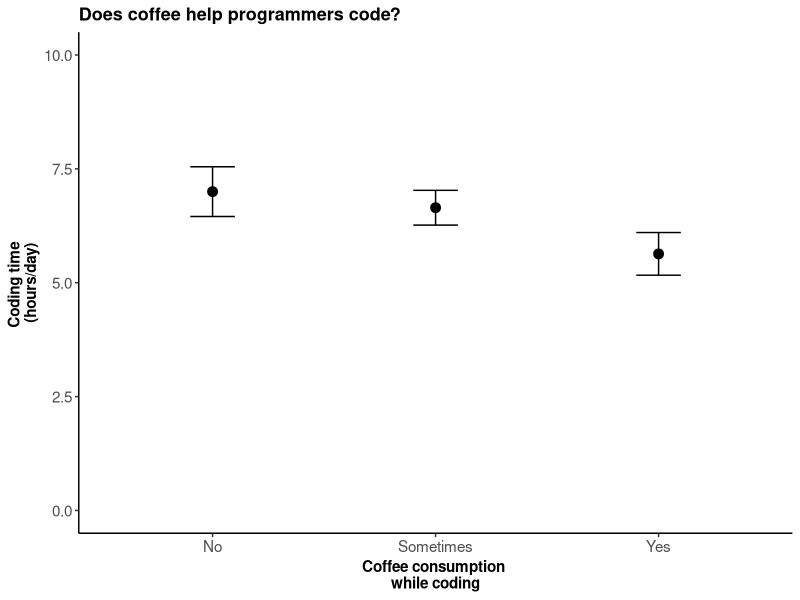
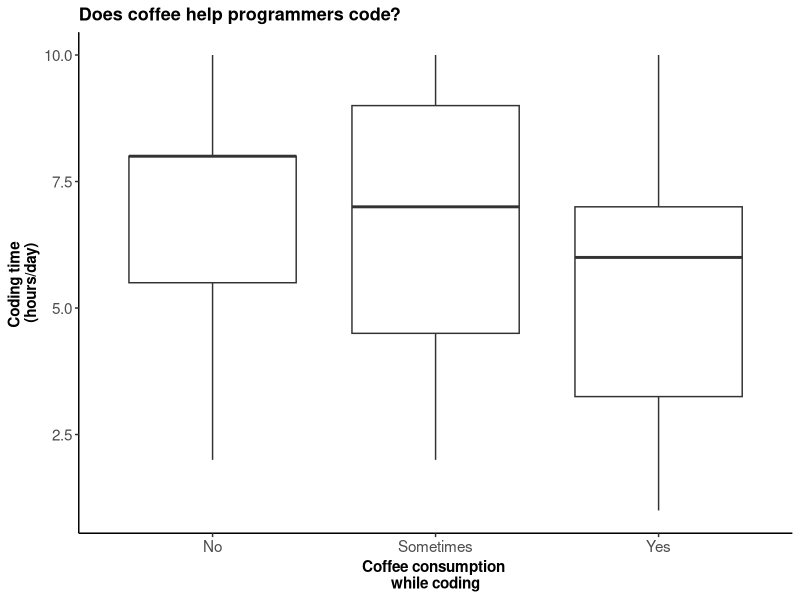
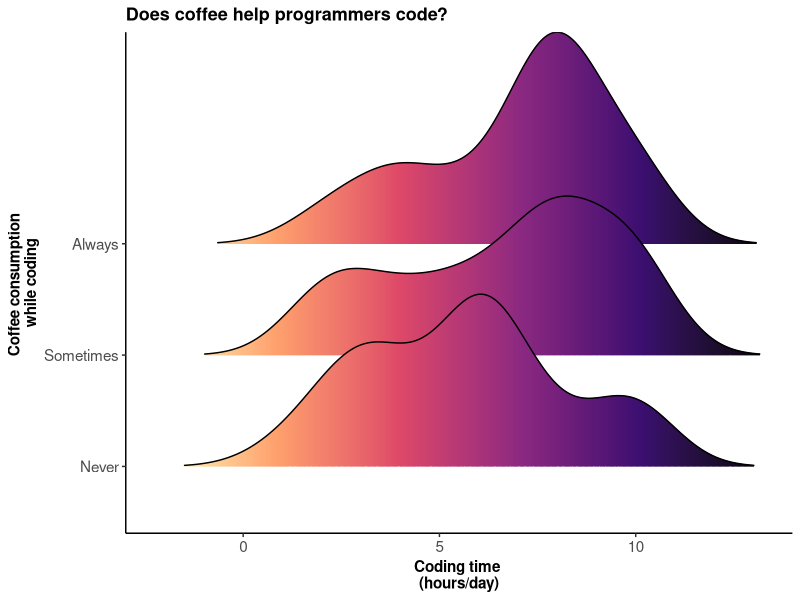
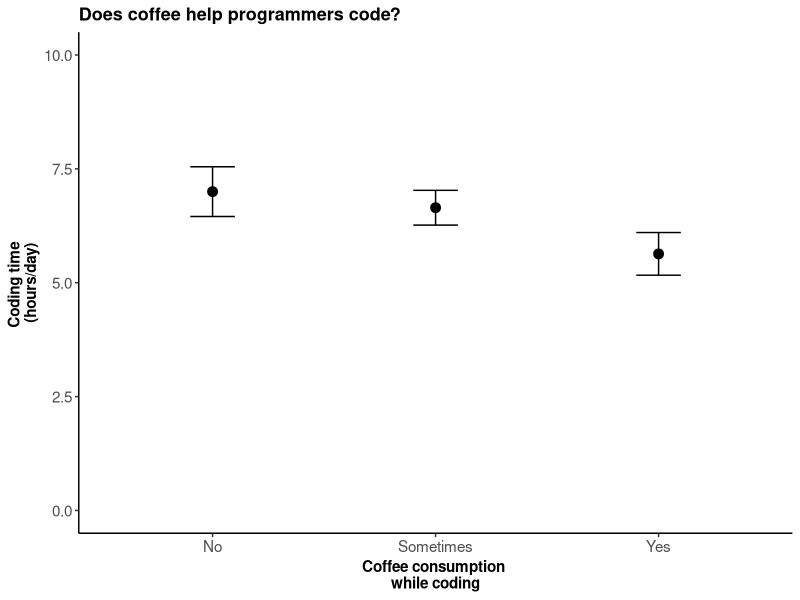
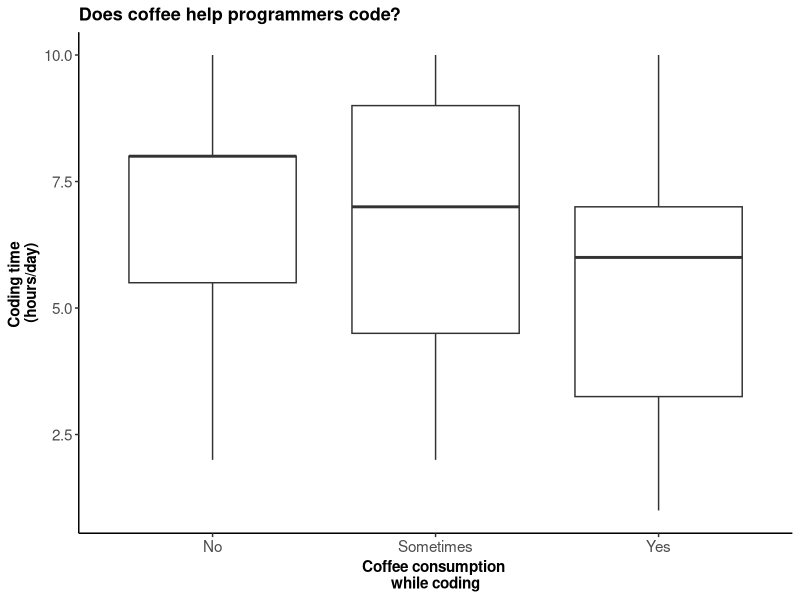
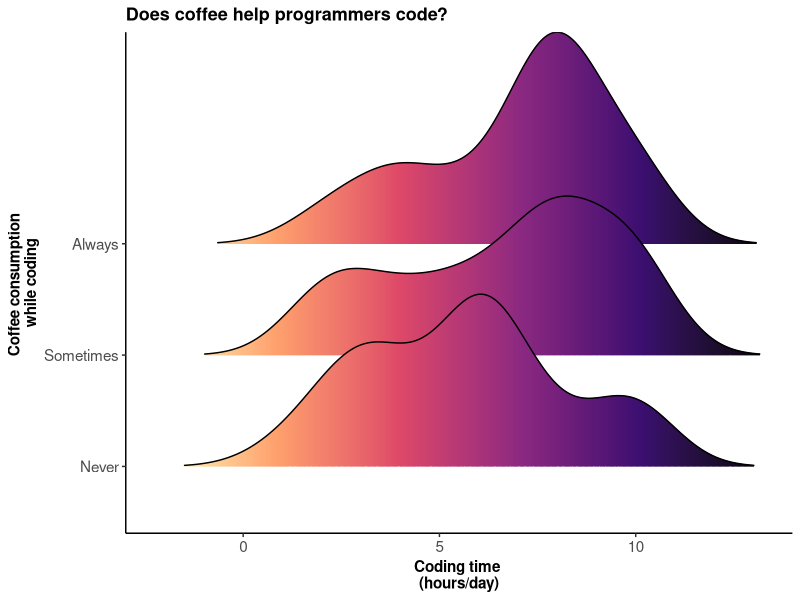

Write R code to recreate these figures, in order.
# Script to generate plots with various ways of representing uncertainty, based 
# Coffee & Code dataset from https://www.kaggle.com/devready/coffee-and-code/data

# set-up & data manipulation ---------------------------------------------------


# load packages
library(ggplot2)
library(dplyr)
library(magrittr)
library(ggridges)

# set ggplot theme
theme_set(theme_classic() +
            theme(axis.title = element_text(size = 11, face = "bold"),
                  axis.text = element_text(size = 11),
                  plot.title = element_text(size = 13, face = "bold"),
                  legend.title = element_text(size = 11, face = "bold"),
                  legend.text = element_text(size = 10)))

# import data
df <- read.csv("data/coffee_code.csv")

# set labels to be used in all plots
coffee_labels <- labs(title = "Does coffee help programmers code?",
                      x = "Coffee consumption \nwhile coding", 
                      y = "Coding time \n(hours/day)") 

# the variable CodingWithoutCoffee is negative, which is harder to understand
# (i.e. "No" means they drink coffee...). So, let's transform it into a more 
# intuitive variable!
df$CodingWithCoffee <- gsub("No", "Always", df$CodingWithoutCoffee)
df$CodingWithCoffee <- gsub("Yes", "Never", df$CodingWithCoffee)
# convert to factor and set levels so they show up in a logical order
df$CodingWithCoffee <- factor(df$CodingWithCoffee,
                              levels = c("Never", "Sometimes", "Always"))

# calculate summary statistics for the variable of choice
df_summary <- group_by(df, CodingWithoutCoffee) %>%
  summarise(
    # mean
    mean_codinghours = mean(CodingHours), 
    # standard deviation
    sd_codinghours = sd(CodingHours), 
    # standard error
    se_codinghours = sd(CodingHours)/sqrt(length(CodingHours)))


# 1. Error bars (standard error) -----------------------------------------------

ggplot(df_summary) +
  geom_errorbar(aes(x = CodingWithoutCoffee, 
                    ymin = mean_codinghours - se_codinghours,
                    ymax = mean_codinghours + se_codinghours), 
                width = .2) +
  geom_point(aes(x = CodingWithoutCoffee, y = mean_codinghours), 
             size = 3) +
  coffee_labels + ylim(0,10)
ggsave("figures/coffee_errorbars.png", width = 5, height = 3, units = "in")

# 2. Boxplot -------------------------------------------------------------------

ggplot(df) +
  geom_boxplot(aes(x = CodingWithoutCoffee, y = CodingHours)) +
  coffee_labels
ggsave("figures/coffee_boxplot.png", width = 5, height = 3, units = "in")


# 3. Jitter plot with violin ---------------------------------------------------



# 4. Density ridge plot --------------------------------------------------------

ggplot(df) + 
  aes(y = CodingWithCoffee, x = CodingHours, fill = stat(x)) +
  geom_density_ridges_gradient(scale = 1.9, size = .2, rel_min_height = 0.005) +
  # colour palette (gradient according to CodingHours)
  scale_fill_viridis_c(option = "magma", direction = -1) +
  # remove legend - it's not necessary here!
  theme(legend.position = "none") +
  labs(title = coffee_labels$title, 
       x = coffee_labels$y, 
       y = coffee_labels$x)
ggsave("figures/coffee_density_ridges.png", width = 5, height = 3, units = "in")